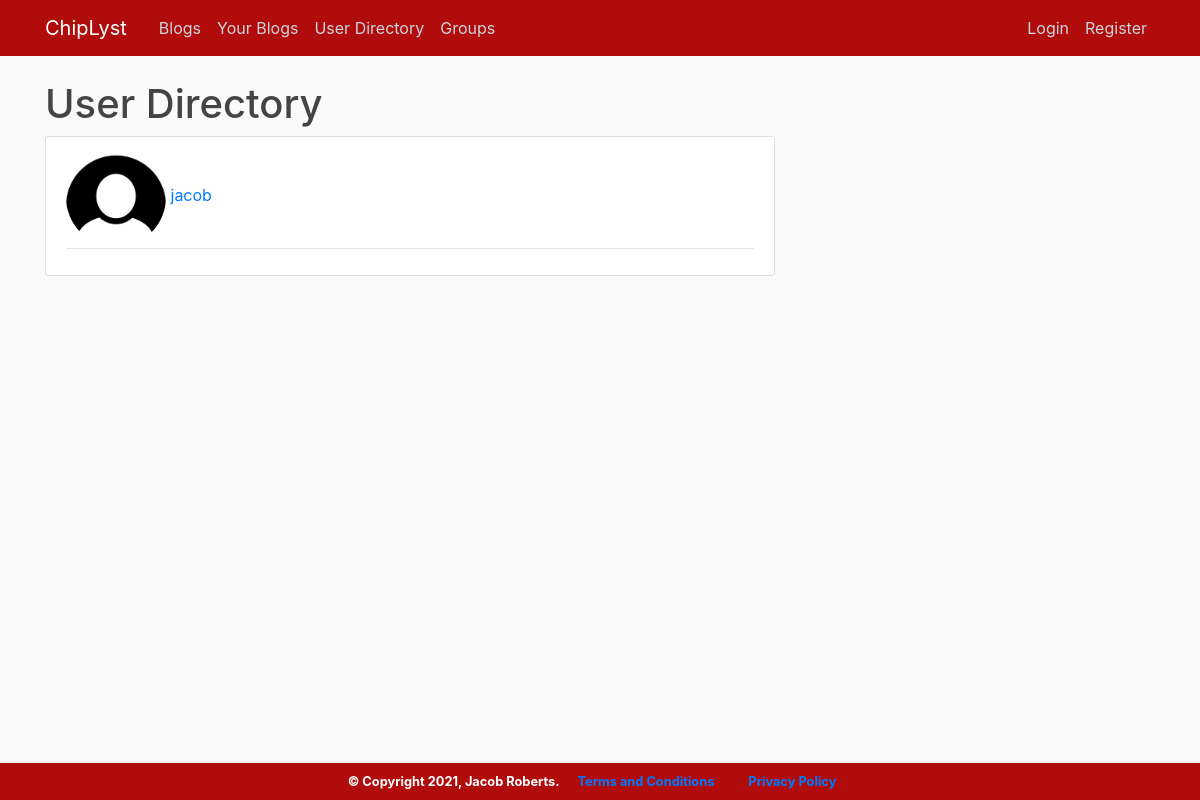
The app's page /finduser, older data.
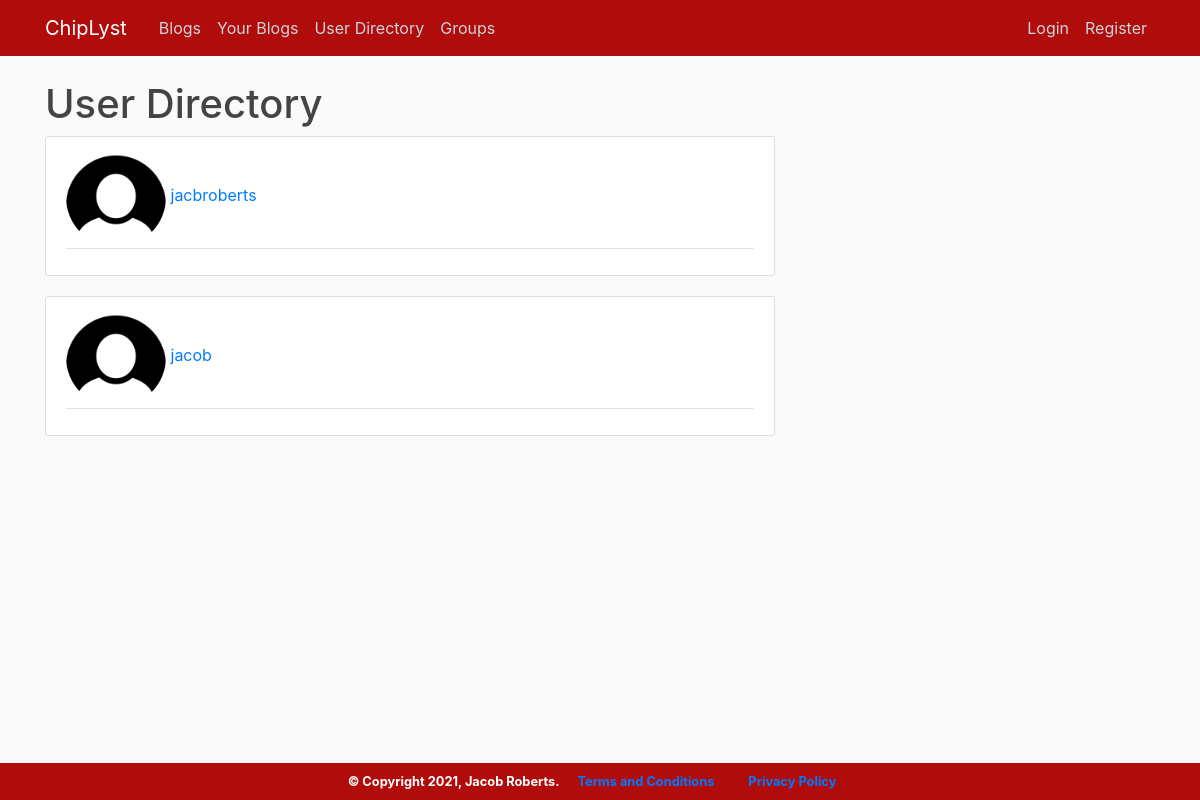
The same page, newer data.
### main/models.py (models this page shows, shortened)
class User(db.Model, UserMixin):
    id = db.Column(db.Integer, primary_key=True)
    username = db.Column(db.String(20), unique=True, nullable=False)
    email = db.Column(db.String(120), unique=True, nullable=False)
    password = db.Column(db.String(80), nullable=False)
    image_file = db.Column(db.String(20), nullable=False, default='default.jpg')
    bio = db.Column(db.String(255), nullable=False, default="")
    posts = db.relationship('Post', backref='author',lazy=True)
    lists = db.relationship('Lists', backref='author',lazy=True)
    groups = db.relationship('Groups', secondary=memberships, backref=db.backref('member', lazy = 'dynamic'))

### main/routes.py (the view)
@app.route('/finduser', methods=['GET','POST'])
def finduser():
    page = request.args.get('page', 1, type=int)
    users = User.query.order_by(User.username).paginate(page=page, per_page=10)
    return render_template('finduser.html',title='Find User',users=users)

### main/templates/finduser.html (shortened to what this page needs)
{% extends 'layout.html' %}
{% block content %}
<h1> User Directory</h1>
{% for user in users.items %}
        <article class="media content-section">
          <div class="media-body">
            <div class="article-metadata">
              <img alt="profile picture" class="rounded-circle article-image" width="100" src="{{ url_for('static', filename='profilepics/'+ user.image_file)}}">
              <a class="mr-2" href="{{ url_for('user_posts', username=user.username)}}">{{ user.username }}</a>
            </div>
          </div>
        </article>
    {% endfor %}
{% endblock %}

### main/templates/layout.html (shortened to what this page needs)
<!DOCTYPE html>
<html lang="en">
<head>
    <link rel="stylesheet" href="https://maxcdn.bootstrapcdn.com/bootstrap/4.0.0/css/bootstrap.min.css">
    <link rel="stylesheet" type="text/css" href="{{ url_for('static', filename='main.css') }}">
</head>
<body>
    <header class="site-header">
      <nav class="navbar navbar-expand-md navbar-dark bg-steel fixed-top">
        <div class="container">
          <a class="navbar-brand mr-4" href="/">ChipLyst</a>
          <div class="collapse navbar-collapse" id="navbarToggle">
            <div class="navbar-nav mr-auto">
              <a class="nav-item nav-link" href="{{ url_for('home') }}">Blogs</a>
              <a class="nav-item nav-link" href="{{ url_for('lists') }}">Your Blogs</a>
              <a class="nav-item nav-link" href="{{ url_for('finduser') }}">User Directory</a>
              <a class="nav-item nav-link" href="{{ url_for('groups') }}">Groups</a>
            </div>
            <div class="navbar-nav">
              {% if current_user.is_authenticated %}
                <a class="nav-item nav-link" href="{{ url_for('account') }}">Account</a>
                <a class="nav-item nav-link" href="{{ url_for('logout') }}">Logout</a>
                <a class="nav-item nav-link" href="{{ url_for('new_post') }}">New Post</a>
              {% else %}
                <a class="nav-item nav-link" href="{{ url_for('login') }}">Login</a>
                <a class="nav-item nav-link" href="{{ url_for('register') }}">Register</a>
              {% endif %}
            </div>
          </div>
        </div>
      </nav>
    </header>
    <main role="main" class="container">
      <div class="row">
        <div class="col-md-8">
          {% block content %}{% endblock %}
        </div>
      </div>
    </main>
      <footer>
      <div class="footer">
        <small>
          <table>
            <th>&copy; Copyright 2021, Jacob Roberts.</th>
            <th><a class="nav-item nav-link" href="{{ url_for('terms_and_conditions') }}">Terms and Conditions</a></th>
            <th><a class="nav-item nav-link" href="{{ url_for('privacy_policy') }}">Privacy Policy</a></th>
          </table>
        </small>
        </div>
    </footer>
</body>
</html>

### main/static/main.css (style rules this page uses)
body { background: #fafafa; color: #333333; margin-top: 5rem; }
h1, h2, h3, h4, h5, h6 { color: #444444; }
.bg-steel { background-color: #b00c0c; }
.site-header .navbar-nav .nav-link { color: #cbd5db; }
.content-section { background: #ffffff; padding: 10px 20px; border: 1px solid #dddddd; border-radius: 3px; margin-bottom: 20px; }
main { overflow: auto; padding-bottom: 120px; }
.footer { position: fixed; left: 0; bottom: 0; width: 100%; background-color: #b00c0c; color: white; text-align: center; }
.footer table { margin-left: auto; margin-right: auto; align-items: center; vertical-align: middle; }
.article-metadata { padding-bottom: 1px; margin-bottom: 4px; border-bottom: 1px solid #e3e3e3 }

Row changes from the older to the newer data that the page shows:
added User: image_file (placeholder picture), username "jacbroberts"
